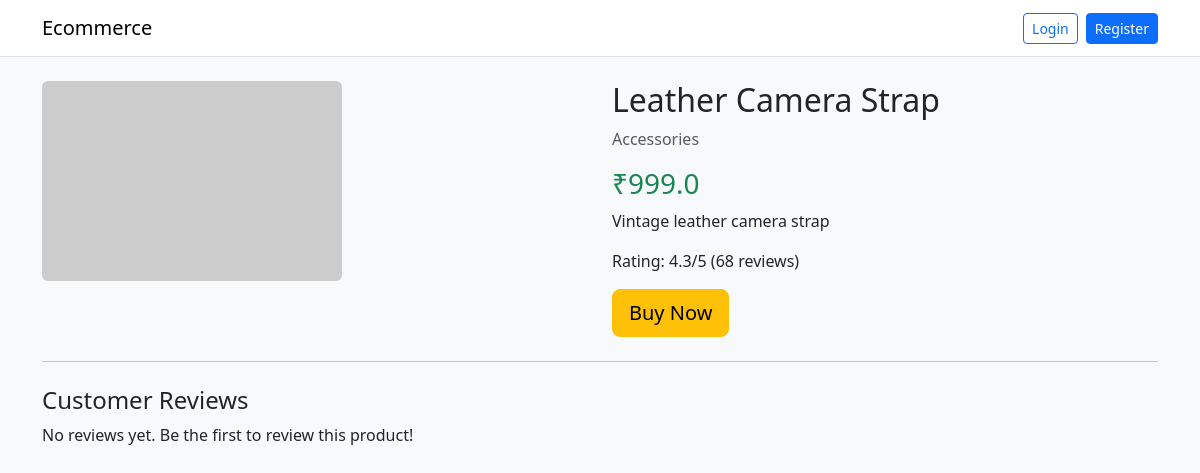
Page /product/41 on the earlier database version.
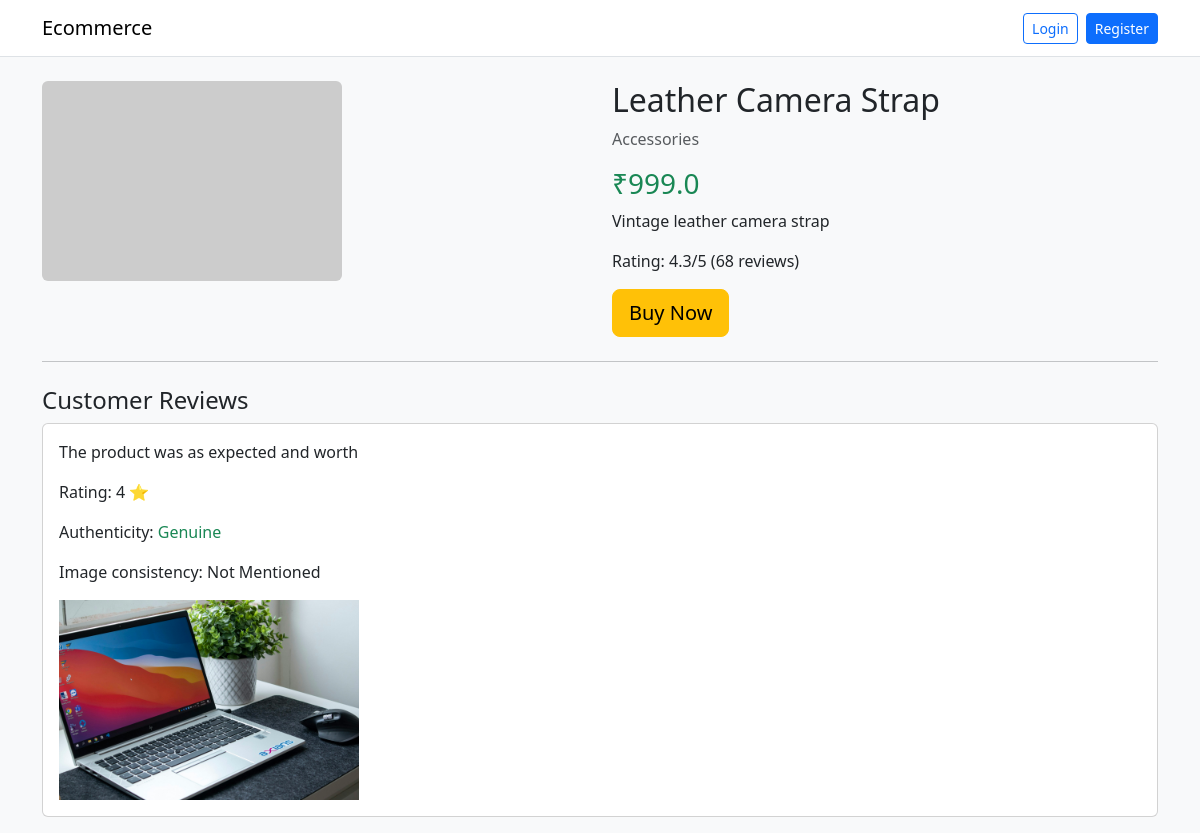
Same page on the later database version.
### tables this page shows
CREATE TABLE reviews (
            review_id INTEGER PRIMARY KEY AUTOINCREMENT,
            order_id INTEGER,
            review_text TEXT,
            rating INTEGER,
            sentiment REAL,
            ml_prediction TEXT,
            trust_score REAL,
            status TEXT
        , authenticity TEXT, image_consistency TEXT, image_url TEXT);

### app.py (the view)
@app.route('/product/<int:product_id>')
def product_detail(product_id):
    user = get_logged_in_user()
    db = get_db()
    cursor = db.cursor()
    cursor.execute('SELECT product_id, product_name, category, price, image_url, description, rating, review_count FROM products WHERE product_id = ?', (product_id,))
    product = cursor.fetchone()
    cursor.execute('SELECT review_text, rating, authenticity, image_consistency, image_url FROM reviews WHERE order_id IN (SELECT order_id FROM orders WHERE product_id = ?)', (product_id,))
    reviews = cursor.fetchall()
    cursor.close()
    db.close()
    if product:
        product_data = {
            'product_id': product[0],
            'product_name': product[1],
            'category': product[2],
            'price': product[3],
            'image_url': product[4] or 'https://via.placeholder.com/300x200?text=Product',
            'description': product[5] or 'No description available.',
            'rating': product[6] or 0,
            'review_count': product[7] or 0
        }
        reviews_data = []
        for r in reviews:
            review_text, rating, authenticity, image_consistency, image_url = r
            reviews_data.append({
                'review_text': review_text,
                'rating': rating,
                'authenticity': authenticity,
                'image_consistency': image_consistency,
                'image_url': image_url
            })
        return render_template('product_detail.html', product=product_data, reviews=reviews_data, user=user)
    return 'Product not found'

### app.py (called while the page is built, shortened)
def get_logged_in_user():
    if 'user_id' not in session:
        return None

### db.py (called while the page is built)
def get_db():
    return sqlite3.connect('ecommerce.db')

### templates/product_detail.html (shortened to what this page needs)
<!DOCTYPE html>
<html>
<head>
    <link href="https://cdn.jsdelivr.net/npm/bootstrap@5.3.0/dist/css/bootstrap.min.css" rel="stylesheet">
</head>
<body class="bg-light">
<nav class="navbar navbar-expand-lg navbar-light bg-white border-bottom">
    <div class="container">
        <a class="navbar-brand" href="/">Ecommerce</a>
        <div class="d-flex align-items-center">
            {% if user %}
                <span class="me-3">Welcome, {{ user.name }}</span>
                <a class="btn btn-outline-secondary btn-sm" href="/logout">Logout</a>
            {% else %}
                <a class="btn btn-outline-primary btn-sm me-2" href="/login">Login</a>
                <a class="btn btn-primary btn-sm" href="/register">Register</a>
            {% endif %}
        </div>
    </div>
</nav>
<div class="container mt-4">
    <div class="row">
        <div class="col-md-6">
            <img src="{{ product.image_url }}" class="img-fluid rounded" alt="{{ product.product_name }}">
        </div>
        <div class="col-md-6">
            <h2>{{ product.product_name }}</h2>
            <p class="text-muted">{{ product.category }}</p>
            <h3 class="text-success">₹{{ product.price }}</h3>
            <p>{{ product.description }}</p>
            <p>Rating: {{ '%.1f' | format(product.rating) }}/5 ({{ product.review_count }} reviews)</p>
            <form action="/buy/{{ product.product_id }}" method="POST">
                <button class="btn btn-warning btn-lg">Buy Now</button>
            </form>
        </div>
    </div>
    <hr class="my-4">
    <h4>Customer Reviews</h4>
    {% for r in reviews %}
    <div class="card mb-3">
        <div class="card-body">
            <p>{{ r.review_text }}</p>
            <p>Rating: {{ r.rating }} ⭐</p>
            <p>Authenticity: <span class="text-{{ 'success' if r.authenticity == 'Genuine' else 'danger' }}">{{ r.authenticity }}</span></p>
            <p>Image consistency: {{ r.image_consistency }}</p>
            {% if r.image_url %}
            <img src="{{ r.image_url }}" class="img-fluid" style="max-height: 200px; object-fit: cover;" alt="Review Image">
            {% endif %}
        </div>
    </div>
    {% else %}
    <p>No reviews yet. Be the first to review this product!</p>
    {% endfor %}
</div>
</body>
</html>

Differences in the rows shown:
added reviews: review_text "The product was as expected and worth", rating "4", authenticity "Genuine", image_consistency "Not Mentioned", image_url (picture)
Other differences:
text no longer shown: "No reviews yet. Be the first to review this product!"
